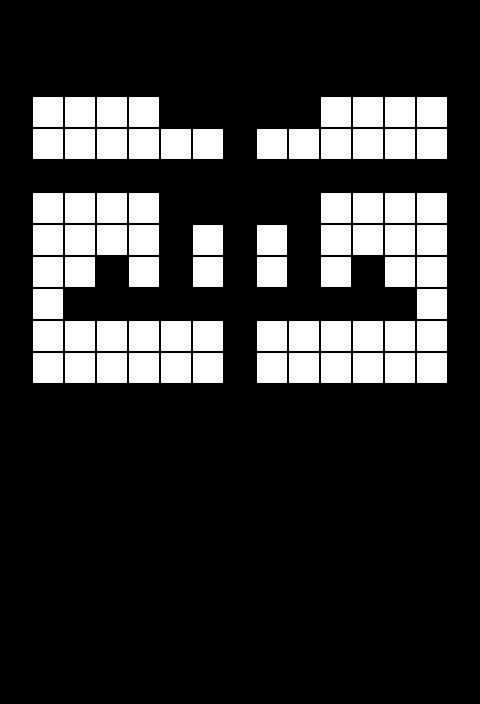

The image is a tile-based game level rendered from a .tmx file. Its description and source (layers, tilesets, objects; grid data summarised) follow:
An orthogonal 15x22 tile map with 32x32 px tiles, 1 tile layer (layer).

<map version="1.0" orientation="orthogonal" renderorder="right-down" width="15" height="22" tilewidth="32" tileheight="32" nextobjectid="1">
 <tileset firstgid="1" name="tile" tilewidth="32" tileheight="32">
  <image source="tile.png" width="32" height="32" />
 </tileset>
 <layer name="layer" width="15" height="22">
  <data>[330 cells, 72 non-empty, 1 distinct tile ids]</data>
 </layer>
</map>
